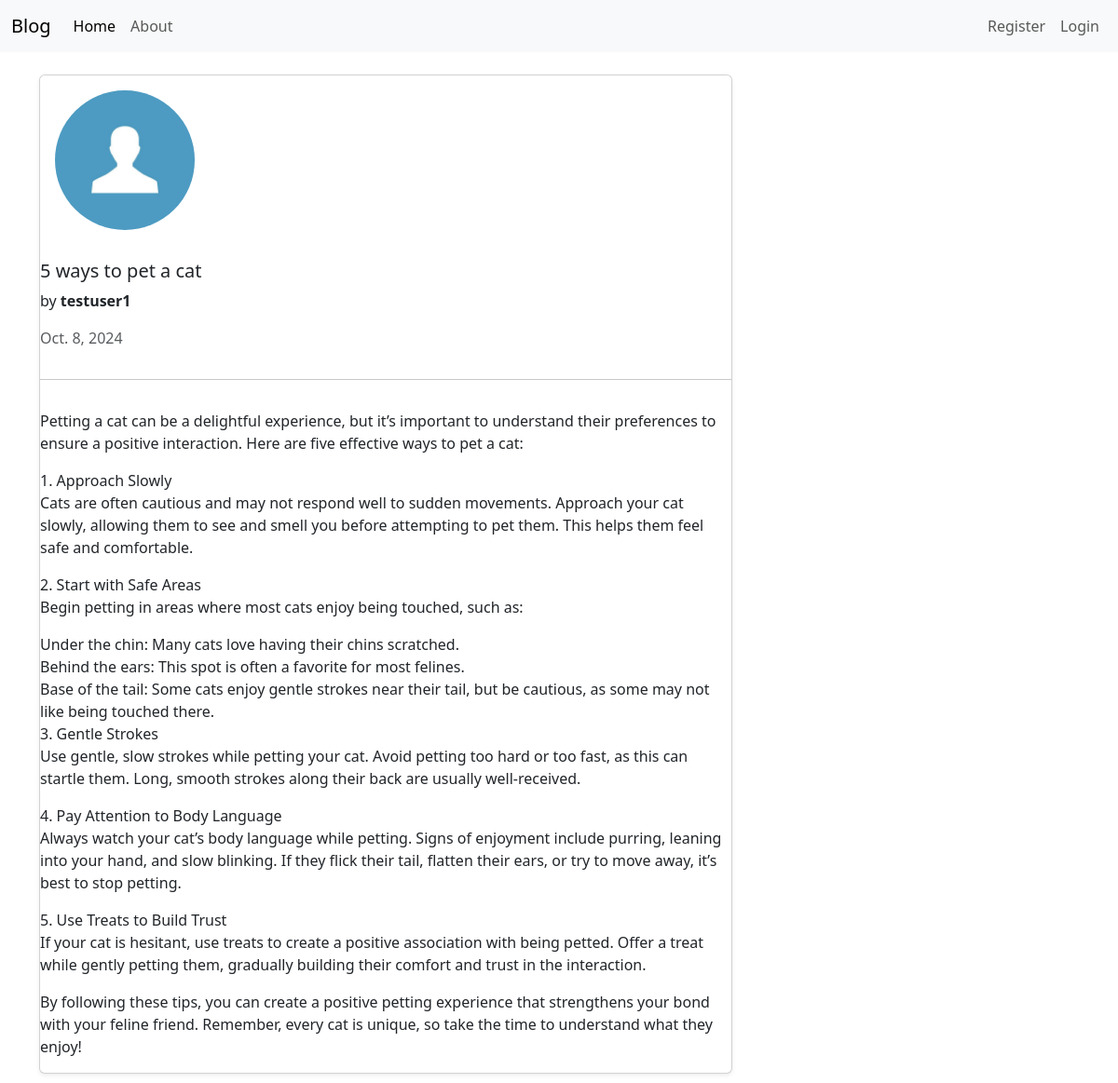
The page /blogdetail/1/ on the database its author committed.
### blogmain/models.py (models this page shows, shortened)
class blogs(models.Model):
    user = models.ForeignKey(User, on_delete=models.CASCADE, null=True)
    title = models.CharField(max_length= 100)
    post = models.TextField()
    date_created = models.DateField(auto_now_add=True)

### user/models.py (models this page shows, shortened)
class profile(models.Model):
    user = models.OneToOneField(User, on_delete=models.CASCADE)
    image = models.ImageField(default="default.jpg", upload_to='profile_pics')

### blogmain/views.py (the view)
# urls.py: path('blogdetail/<int:pk>/', blogDetail.as_view(), name = "detail"),
class blogDetail(DetailView):
    model = blogs

### blogmain/templates/blogmain/blogs_detail.html (shortened to what this page needs)
{% extends "blogmain/base.html" %}
{% block content %}
<div class="container mt-4">
    <div class="col-md-8 mb-4">
        <div class="card shadow-sm">
            <div class="card-body">
                <img src="{{ object.user.profile.image.url }}" alt="Profile Picture" class="rounded-circle img-fluid mb-3" style="width: 150px;">
                </div>
                <h5 class="card-title">{{ object.title }}</h5>
                <p class="card-text">by <strong>{{ object.user.username }}</strong></p>
                <p class="card-text text-muted">{{ object.date_created }}</p>
                <hr>
                <div class="post-content">
                    <p>{{ object.post|linebreaks }}</p>
                </div>
            </div>
        </div>
    </div>
{% endblock %}

### rows shown on the page
blogs: user.profile.image (placeholder picture), title "5 ways to pet a cat", user.username "testuser1", date_created "Oct. 8, 2024", post "Petting a cat can be a delightful experience, but it’s important to understand their preferences to ensure a positive interaction. Here are five effective ways to pet a cat: 1. Approach Slowly Cats are often cautious and may not respond well to sudden movements. Approach your cat slowly, allowing them to see and smell you before attempting to pet them. This helps them feel safe and comfortable. 2. Start with Safe Areas Begin petting in areas where most cats enjoy being touched, such as: Under the chin: Many cats love having their chins scratched. Behind the ears: This spot is often a favorite for most felines. Base of the tail: Some cats enjoy gentle strokes near their tail, but be…"
